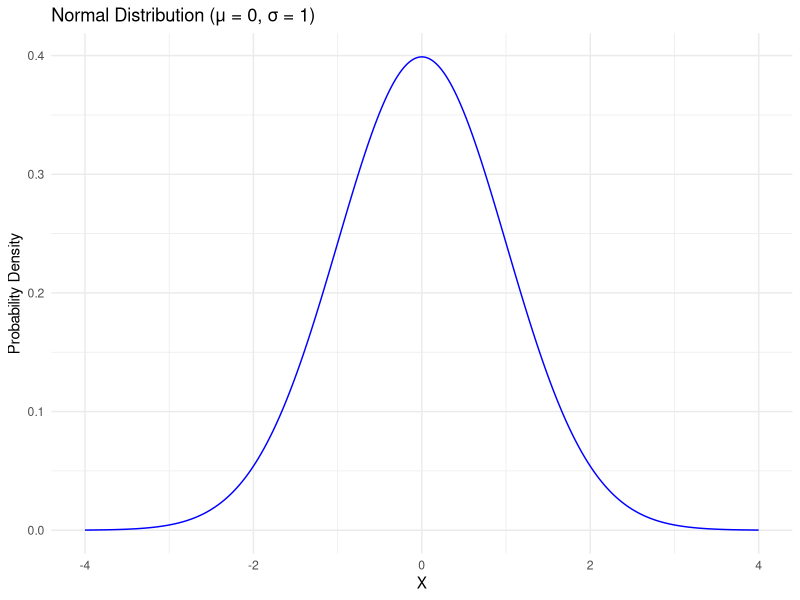

Generate this figure with R:
## ---- chunk 1
# Load required libraries
library(ggplot2)

# Define the mean and standard deviation
mean <- 0
sd <- 1

# Generate a sequence of x values
x <- seq(-4, 4, length.out = 1000)

# Calculate the probability density function for the x values
pdf <- dnorm(x, mean = mean, sd = sd)

# Create the plot
ggplot() +
  geom_line(aes(x, pdf), color = "blue") +
  xlab("X") +
  ylab("Probability Density") +
  ggtitle("Normal Distribution (μ = 0, σ = 1)") +
  theme_minimal()
